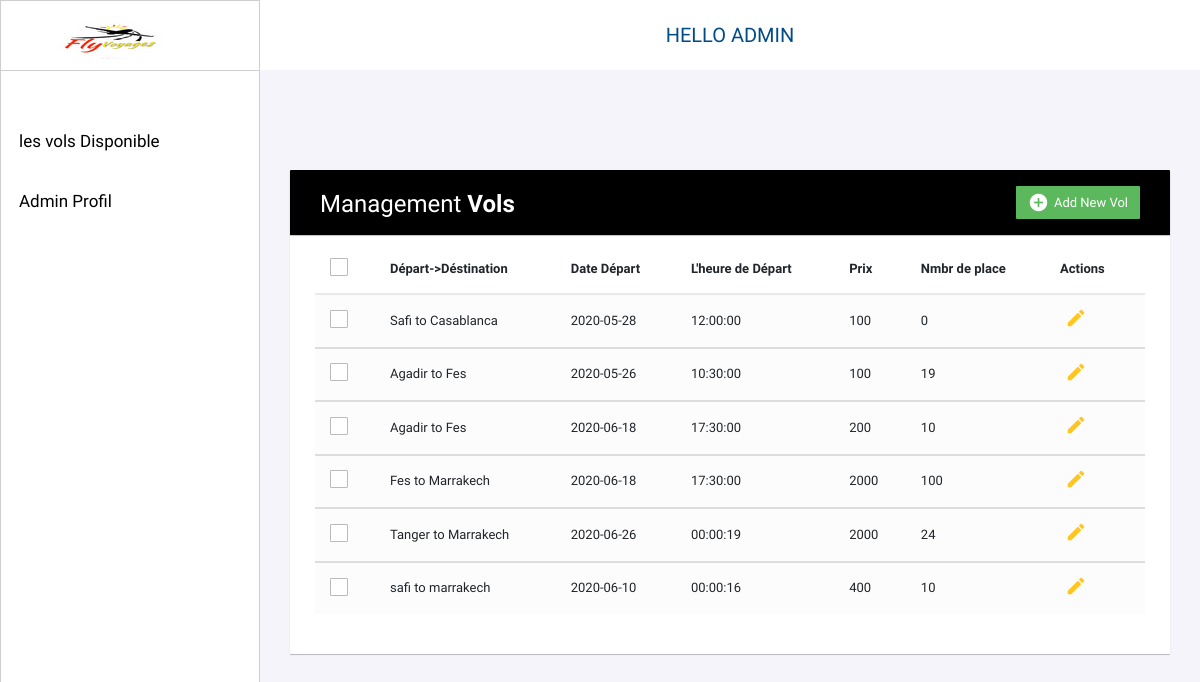
Page /admin/vols.php on the committed database.
### tables this page shows
CREATE TABLE `vols` (
  `idVol` int(11) NOT NULL,
  `depart` varchar(200) NOT NULL,
  `destination` varchar(200) NOT NULL,
  `date_depart` date NOT NULL,
  `time` time NOT NULL,
  `prix` float NOT NULL,
  `place_disponible` int(11) NOT NULL,
  `statu` varchar(100) NOT NULL
);

### admin/vols.php (the view, shortened to what this page needs)
<?php
   include "header.php";
    $db = mysqli_connect("localhost", "root", "", "newgestionvols");
    $query = mysqli_query($db, "SELECT * from vols");
?>
            <div class="session">
            <?php echo "HELLO ADMIN". ' '. $_SESSION['user']['username'];?>
            </div>
        </nav>
 <div class="boxContent">
     <div class="firstRow">
<div class="table-wrapper">
            <div class="table-title">
                <div class="row">
                    <div class="col-sm-6">
						<h2>Management <b>Vols</b></h2>
					</div>
					<div class="col-sm-6">
						<a href="#addEmployeeModal" class="btn btn-success" data-toggle="modal"><i class="material-icons">&#xE147;</i> <span>Add New Vol</span></a>
					</div>
                </div>
			</div>
            <table class="table table-striped table-hover">
                <thead>
                    <tr>
						<th>
							<span class="custom-checkbox">
								<label for="selectAll"></label>
							</span>
						</th>
                        <th>Départ->Déstination</th>
                        <th>Date Départ</th>
						<th>L'heure de Départ</th>
                        <th>Prix</th>
                        <th>Nmbr de place</th>
                        <th>Actions</th>
                    </tr>
				</thead>
				<?php while($row = mysqli_fetch_array($query)) {
		?>
                <tbody>
					<tr>
						<td>
							<span class="custom-checkbox">
								<label for="checkbox1"></label>
							</span>
						</td>
            <td><?php echo $row['depart'].' '.'to'.' '.$row['destination'];?></td>
				       <td><?php echo $row['date_depart'];?></td>
                       <td><?php echo $row['time'];?></td>
					   <td><?php echo $row['prix'];?></td>
					   <td><?php echo $row['place_disponible'];?></td>
						<td>
						<a href="editvol.php?id=<?php echo $row['idVol'];?>" class="edit"><i class="material-icons" data-toggle="tooltip" title="Edit">&#xE254;</i></a>
						</td>
					</tr>
				<?php } ?>
                </tbody>
            </table>
    </div>
</body>
</html>

### admin/header.php (shortened to what this page needs)
<!DOCTYPE html>
<html lang="en">
<head>
<link rel="stylesheet" href="https://stackpath.bootstrapcdn.com/bootstrap/4.5.0/css/bootstrap.min.css">
<link rel="stylesheet" href="https://maxcdn.bootstrapcdn.com/font-awesome/4.7.0/css/font-awesome.min.css">
<link rel="stylesheet" href="https://maxcdn.bootstrapcdn.com/bootstrap/3.3.7/css/bootstrap.min.css">
<link rel="stylesheet" href="css/head.css">
<link rel="stylesheet" href="css/admin.css">
<link rel="stylesheet" href="css/vols.css">
</head>
<body>
 <div class="sideBarre">
        <div class="sideBarre__logo">
            <img src="../images/logo.png" alt="">
        </div>
        <div class="sideBarre__menu">
            <ul>
                <li><a href="vols.php">les vols Disponible </a></li>
                <li><a href="admin.php?id=<?php echo $_SESSION['user']['iduser']; ?>">Admin Profil </a></li>
            </ul>
        </div>
    </div>
    <div class="mainContent">
        <nav>

### admin/css/head.css (style rules this page uses)
:root { --color-white: white; --color-black: black; --color-grey: #CECECE; --color-primary: #7385F2; }
* { margin: 0; padding: 0; box-sizing: border-box; }
body { font-family: 'Roboto', sans-serif; }
.sideBarre { width: 260px; height: 120vh; background-color:var(--color-white); border: 1px solid var(--color-grey); position: fixed; }
.sideBarre__logo { display: flex; height: 70px; align-items: center; justify-content: center; margin-bottom: 40px; margin-left: -40px; border-bottom: 1px solid var(--color-grey); }
.sideBarre__menu ul li { list-style: none; padding: 18px; }
.sideBarre__menu ul li a { text-decoration: none; color: var(--color-black); font-size: 17px; }
.mainContent { background-color:#F4F4FA;; min-height: 100px; margin-left: 260px; }
.mainContent nav { height: 70px; background-color: var(--color-white); padding: 0 30px; }
.session { font-size: 10pw; }
.boxContent { padding: 70px 30px; }

### admin/css/admin.css (style rules this page uses)
body { color: #566787; background: #f5f5f5; font-family: 'Varela Round', sans-serif; font-size: 13px; }
.session { display: flex; height: 70px; align-items: center; justify-content: center; color: #024c86; font-size: 20px; text-transform: uppercase; }
.table-wrapper { background: #fff; padding: 20px 25px; margin: 30px 0; border-radius:1px; box-shadow: 0 1px 1px rgba(0, 0, 0, 0.247); }
.table-title { padding-bottom: 15px; background: linear-gradient(40deg, #000000, #000000) !important; color: #fff; padding: 16px 30px; margin: -20px -25px 10px; border-radius: 1px 1px 0 0; box-shadow: 0 1px 1px rgba(0, 0, 0, 0.247); }
.table-title h2 { margin: 5px 0 0; font-size: 24px; }
.table-title .btn { color: #fff; float: right; font-size: 13px; border: none; min-width: 50px; border-radius: 1px; border: none; outline: none !important; margin-left: 10px; box-shadow: 0 1px 1px rgba(0, 0, 0, 0.247); }
.table-title .btn i { float: left; font-size: 21px; margin-right: 5px; }
.table-title .btn span { float: left; margin-top: 2px; }
table.table tr th, table.table tr td { border-color: #e9e9e9; padding: 12px 15px; vertical-align: middle; }
table.table tr th:first-child { width: 60px; }
table.table tr th:last-child { width: 100px; }
table.table-striped tbody tr:nth-of-type(odd) { background-color: #fcfcfc; }
table.table td:last-child i { opacity: 0.9; font-size: 22px; margin: 0 5px; }
table.table td a { font-weight: bold; color: #566787; display: inline-block; text-decoration: none; outline: none !important; }
table.table td a.edit { color: #FFC107; }
table.table td i { font-size: 19px; }
.custom-checkbox { position: relative; }
.custom-checkbox label:before { width: 18px; height: 18px; }
.custom-checkbox label:before { content: ''; margin-right: 10px; display: inline-block; vertical-align: text-top; background: white; border: 1px solid #bbb; border-radius: 1px; box-sizing: border-box; z-index: 2; }

### admin/css/vols.css (style rules this page uses)
.btn i { float: left; font-size: 21px; margin-right: 5px; }

### rows in the picture
vols: depart "Safi", destination "Casablanca", date_depart "2020-05-28", time "12:00:00", prix "100", place_disponible "0"
vols: depart "Agadir", destination "Fes", date_depart "2020-05-26", time "10:30:00", prix "100", place_disponible "19"
vols: depart "Agadir", destination "Fes", date_depart "2020-06-18", time "17:30:00", prix "200", place_disponible "10"
vols: depart "Fes", destination "Marrakech", date_depart "2020-06-18", time "17:30:00", prix "2000", place_disponible "100"
vols: depart "Tanger", destination "Marrakech", date_depart "2020-06-26", time "00:00:19", prix "2000", place_disponible "24"
vols: depart "safi", destination "marrakech", date_depart "2020-06-10", time "00:00:16", prix "400", place_disponible "10"
